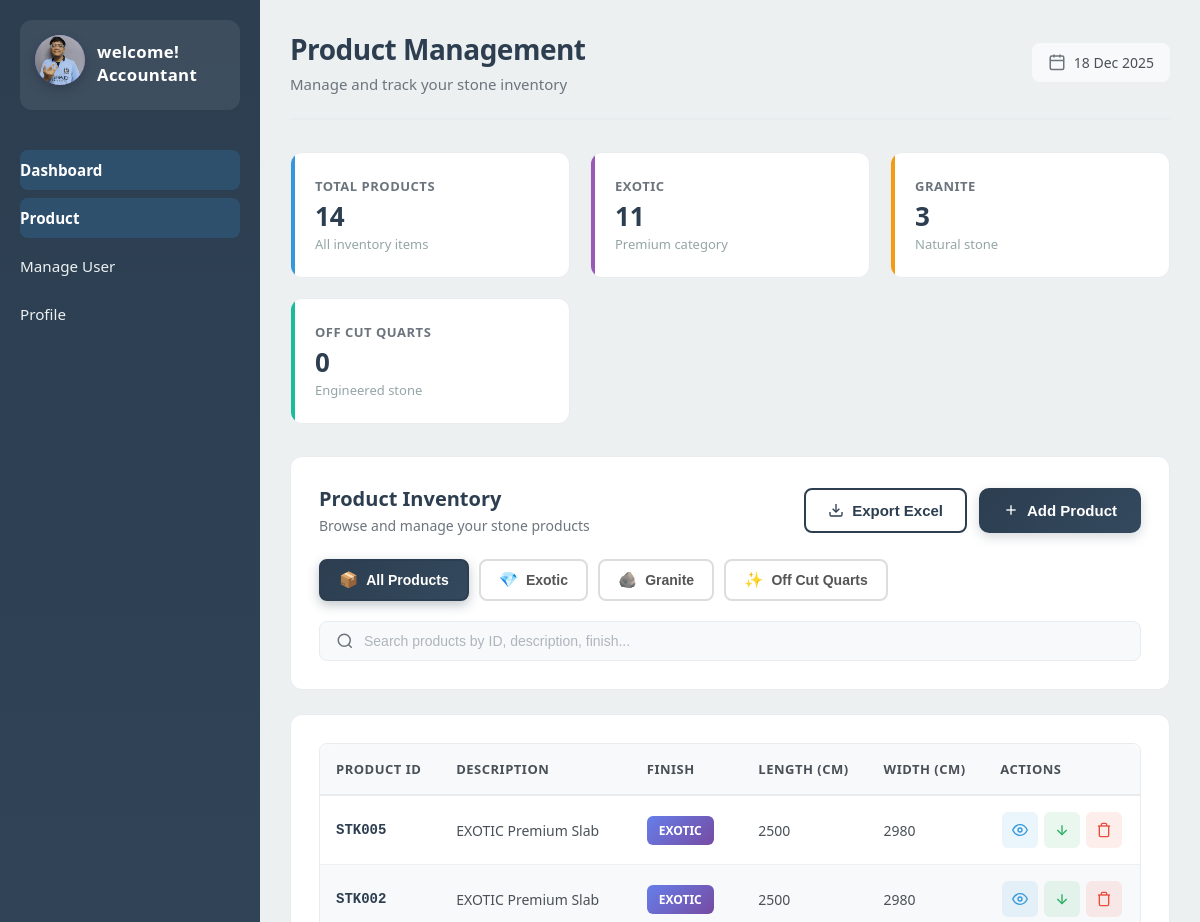
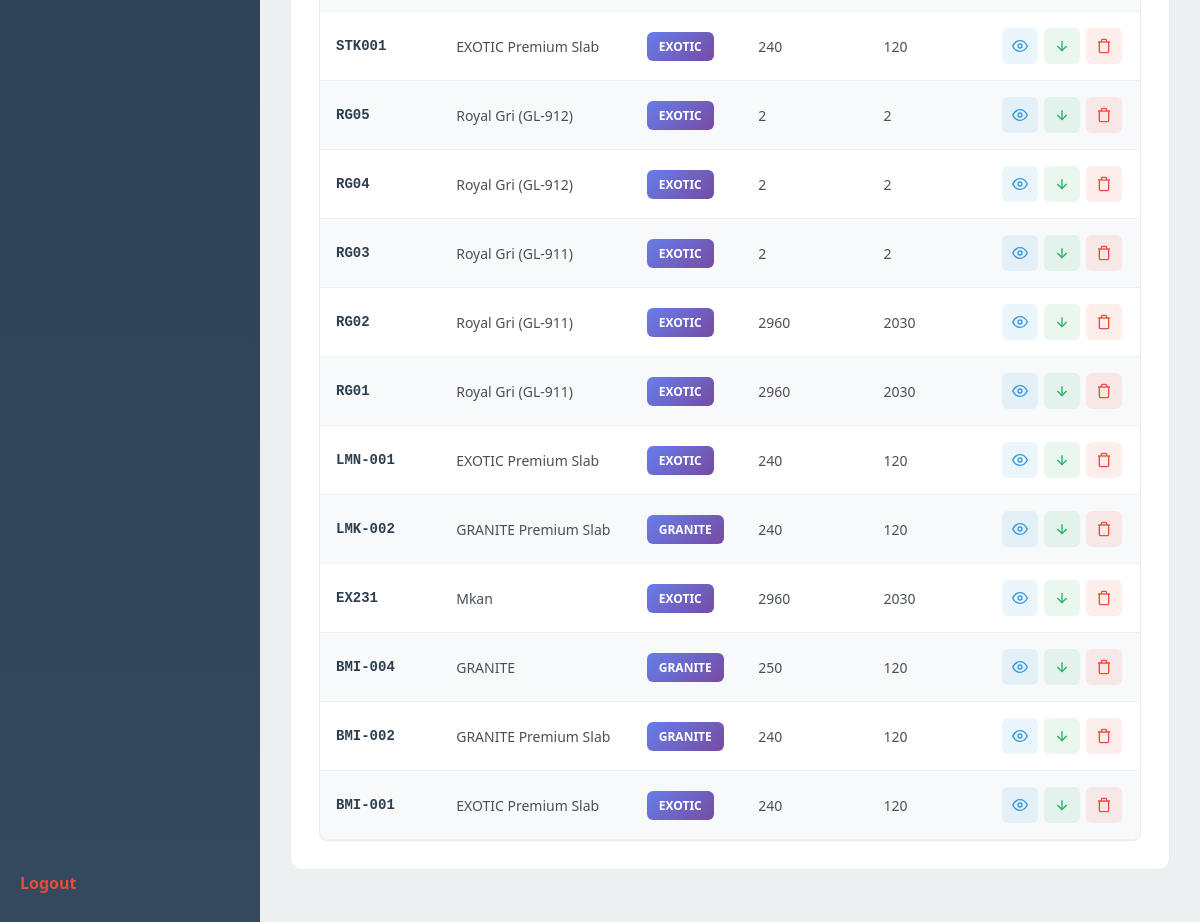
/accountant/product/index.php (signed in), run on the app's committed database (2 pictures, top to bottom).
### tables this page shows
CREATE TABLE `stock` (
  `id` int(11) NOT NULL,
  `stock_id` varchar(10) NOT NULL,
  `description` varchar(300) NOT NULL,
  `type_id` int(11) NOT NULL,
  `length` double NOT NULL,
  `width` double NOT NULL,
  `quantity` double NOT NULL,
  `total_area` double NOT NULL,
  `cost_per_m2` double NOT NULL,
  `total_amount` double NOT NULL,
  `image` varchar(900) NOT NULL,
  `status` int(11) NOT NULL,
  `created_at` timestamp NOT NULL DEFAULT current_timestamp(),
  `updated_at` timestamp NOT NULL DEFAULT current_timestamp() ON UPDATE current_timestamp()
);

CREATE TABLE `marble_type` (
  `type_id` int(11) NOT NULL,
  `code` varchar(10) NOT NULL,
  `name` varchar(300) NOT NULL,
  `finish_type` varchar(300) NOT NULL
);

### include/php/product/product.php (called while the page is built, shortened)
<?php
function getAllProducts($conn) {
    $sql = "
        SELECT p.*, f.name AS finish_name
        FROM stock p
        LEFT JOIN marble_type f ON p.type_id = f.type_id
        ORDER BY p.stock_id DESC
    ";
    return $conn->query($sql);
}

### accountant/product/index.php (the view, shortened to what this page needs)
<?php
  $nav = "../";
  $link = "../../include/";
  include($link."container/head.php");
  include($link."container/nav.php");
  require($link . "php/config.php");
  require_once($link . "php/product/product.php");
  $products = getAllProducts($conn);
  $category_counts = [
    'exotic' => 0,
    'granite' => 0,
    'quarts' => 0,
];
$products_array = [];
while ($row = $products->fetch_assoc()) {
    $products_array[] = $row;
    $cat = strtolower($row['finish_name']);
    if (isset($category_counts[$cat])) {
        $category_counts[$cat]++;
    }
}
$total_products = count($products_array);
?>
<div class="main">
  <div class="dashboard-header-pro">
    <div class="header-left">
      <h1 class="header-title-pro">Product Management</h1>
      <p class="header-subtitle-pro">Manage and track your stone inventory</p>
    </div>
    <div class="header-right">
      <div class="date-display">
        <svg width="18" height="18" viewBox="0 0 24 24" fill="none" stroke="currentColor" stroke-width="2">
          <rect x="3" y="4" width="18" height="18" rx="2" ry="2"></rect>
          <line x1="16" y1="2" x2="16" y2="6"></line>
          <line x1="8" y1="2" x2="8" y2="6"></line>
          <line x1="3" y1="10" x2="21" y2="10"></line>
        </svg>
        <span><?= date('d M Y') ?></span>
      </div>
    </div>
  </div>
  <div class="stats-grid">
    <div class="stat-card stat-primary">
        <div class="stat-content">
            <div class="stat-label">Total Products</div>
            <div class="stat-value"><?= $total_products ?></div>
            <div class="stat-info">All inventory items</div>
        </div>
    </div>
    <div class="stat-card stat-secondary">
        <div class="stat-content">
            <div class="stat-label">Exotic</div>
            <div class="stat-value"><?= $category_counts['exotic'] ?></div>
            <div class="stat-info">Premium category</div>
        </div>
    </div>
    <div class="stat-card stat-warning">
        <div class="stat-content">
            <div class="stat-label">Granite</div>
            <div class="stat-value"><?= $category_counts['granite'] ?></div>
            <div class="stat-info">Natural stone</div>
        </div>
    </div>
    <div class="stat-card stat-info">
        <div class="stat-content">
            <div class="stat-label">Off Cut Quarts</div>
            <div class="stat-value"><?= $category_counts['quarts'] ?></div>
            <div class="stat-info">Engineered stone</div>
        </div>
    </div>
</div>
  <div class="section-container">
    <div class="section-header-clean">
      <div>
        <h2 class="section-title-clean">Product Inventory</h2>
        <p class="section-desc">Browse and manage your stone products</p>
      </div>
      <div style="display: flex; gap: 12px; flex-wrap: wrap;">
        <button class="btn-export" onclick="window.location.href='export-excel.php'">
          <svg width="16" height="16" viewBox="0 0 24 24" fill="none" stroke="currentColor" stroke-width="2">
            <path d="M21 15v4a2 2 0 0 1-2 2H5a2 2 0 0 1-2-2v-4"></path>
            <polyline points="7 10 12 15 17 10"></polyline>
            <line x1="12" y1="15" x2="12" y2="3"></line>
          </svg>
          Export Excel
        </button>
        <button class="btn-add" onclick="openAddModal()">
          <svg width="16" height="16" viewBox="0 0 24 24" fill="none" stroke="currentColor" stroke-width="2">
            <line x1="12" y1="5" x2="12" y2="19"></line>
            <line x1="5" y1="12" x2="19" y2="12"></line>
          </svg>
          Add Product
        </button>
      </div>
    </div>
   <div class="category-tabs">
    <button class="tab-btn active" data-category="all">
      <span class="tab-icon">📦</span>
      All Products
    </button>
    <button class="tab-btn" data-category="exotic">
      <span class="tab-icon">💎</span>
        Exotic
    </button>
    <button class="tab-btn" data-category="granite">
      <span class="tab-icon">🪨</span>
      Granite
    </button>
    <button class="tab-btn" data-category="quarts">
      <span class="tab-icon">✨</span>
      Off Cut Quarts </button>
    </div>
    <div class="search-box-clean" style="margin-top: 20px;">
      <svg width="18" height="18" viewBox="0 0 24 24" fill="none" stroke="currentColor" stroke-width="2">
        <circle cx="11" cy="11" r="8"></circle>
        <path d="m21 21-4.35-4.35"></path>
      </svg>
      <input type="text" id="searchInput" placeholder="Search products by ID, description, finish..." />
    </div>
  </div>
  <div class="section-container">
    <div class="table-wrapper">
      <table class="data-table" id="productTable">
        <thead>
          <tr>
            <th>Product ID</th>
            <th>Description</th>
            <th>Finish</th>
            <th>Length (cm)</th>
            <th>Width (cm)</th>
            <th class="text-center">Actions</th>
          </tr>
        </thead>
        <tbody>
          <?php if (count($products_array) === 0): ?>
            <tr>
              <td colspan="6" class="empty-state-row">
                <div class="empty-state-content">
                  <div class="empty-icon">
                    <svg width="64" height="64" viewBox="0 0 24 24" fill="none" stroke="currentColor" stroke-width="1">
                      <rect x="3" y="3" width="18" height="18" rx="2" ry="2"></rect>
                      <line x1="9" y1="9" x2="15" y2="15"></line>
                      <line x1="15" y1="9" x2="9" y2="15"></line>
                    </svg>
                  </div>
                  <div class="empty-title">No products found</div>
                  <div class="empty-desc">Start by adding your first product to the inventory</div>
                </div>
              </td>
            </tr>
          <?php else: ?>
            <?php foreach ($products_array as $row): ?>
<tr class="data-row product-row" data-category="<?= strtolower($row['finish_name']); ?>">
    <td class="cell-id"><?= htmlspecialchars($row['stock_id']); ?></td>
    <td class="cell-text"><?= htmlspecialchars($row['description']); ?></td>
    <td>
        <span class="badge-type"><?= htmlspecialchars($row['finish_name']); ?></span>
    </td>
    <td class="cell-number"><?= htmlspecialchars($row['length']); ?></td>
    <td class="cell-number"><?= htmlspecialchars($row['width']); ?></td>
    <td>
        <div class="action-group">
            <button onclick="window.location.href='detail.php?id=<?= $row['id']; ?>'" class="action-btn action-view" title="View Details"> <svg width="16" height="16" viewBox="0 0 24 24" fill="none" stroke="currentColor" stroke-width="2"> <path d="M1 12s4-8 11-8 11 8 11 8-4 8-11 8-11-8-11-8z"></path> <circle cx="12" cy="12" r="3"></circle> </svg> </button>
            <button onclick="window.location.href='product-out.php?id=<?= $row['id']; ?>'" class="action-btn action-approve" title="Stock Out"> <svg width="16" height="16" viewBox="0 0 24 24" fill="none" stroke="currentColor" stroke-width="2"> <line x1="12" y1="5" x2="12" y2="19"></line> <polyline points="19 12 12 19 5 12"></polyline> </svg> </button>
            <button class="action-btn action-reject" onclick="if (confirm('Are you sure you want to delete this product?')) window.location.href='product-delete.php?id=<?= $row['id'] ?>';" title="Delete Product"> <svg width="16" height="16" viewBox="0 0 24 24" fill="none" stroke="currentColor" stroke-width="2"> <polyline points="3 6 5 6 21 6"></polyline> <path d="M19 6v14a2 2 0 0 1-2 2H7a2 2 0 0 1-2-2V6m3 0V4a2 2 0 0 1 2-2h4a2 2 0 0 1 2 2v2"></path> </svg> </button>
        </div>
    </td>
</tr>
<?php endforeach; ?>
          <?php endif; ?>
        </tbody>
      </table>
    </div>
  </div>
</div>
<?php
  include($link."container/footer.php");
?>

### include/container/head.php (shortened to what this page needs)
<!DOCTYPE html>
<html lang="id">
<head>
<link rel="stylesheet" href="<?= $link ?>css/accountant.css">
</head>
<body>

### include/container/nav.php (shortened to what this page needs)
<?php if (strtolower($_SESSION['role_name']) === 'accountant'): ?>
    <div class="sidebar" style="display:flex;flex-direction:column;height:100vh;padding:20px;box-sizing:border-box;">
        <div class="profile" style="margin-bottom:30px;">
            <div class="profile-img" style="width:50px;height:50px;border-radius:50%;overflow:hidden;margin-bottom:10px;">
                <img src="<?= $link ?>/upload/user/1764081370_WhatsApp Image 2024-09-10 at 23.52.40_da6b03f3.jpg" alt="Profile" style="width:100%;height:100%;object-fit:cover;">
            </div>
            <div class="profile-info">
                <div class="profile-name" style="font-weight:600;"><p>welcome! <br> <?= $_SESSION['username'] ?></p></div>
            </div>
        </div>
        <nav style="flex-grow:1;">
            <a href="<?= $nav ?>index.php" class="<?= (basename($_SERVER['PHP_SELF']) == 'index.php' && !isset($_GET['page'])) ? 'active' : '' ?>" style="display:block;padding:10px 0;">Dashboard</a>
            <a href="<?= $nav ?>product/index.php" class="<?= (strpos($_SERVER['PHP_SELF'], 'product') !== false) ? 'active' : '' ?>" style="display:block;padding:10px 0;">Product</a>
            <a href="<?= $nav ?>user/index.php" class="<?= (strpos($_SERVER['PHP_SELF'], 'user') !== false) ? 'active' : '' ?>" style="display:block;padding:10px 0;">Manage User</a>
            <a href="<?= $nav ?>profile/index.php" class="<?= (strpos($_SERVER['PHP_SELF'], 'profile') !== false) ? 'active' : '' ?>" style="display:block;padding:10px 0;">Profile</a>
        </nav>
        <div style="margin-top:auto;">
            <a href="<?= $nav ?>logout.php" style="display:block;padding:10px 0;color:#e74c3c;font-weight:600;text-decoration:none;">Logout</a>
        </div>
    </div>
<?php endif; ?>

### include/container/footer.php
</body>
</html>

### data on the page
stock: stock "STK005", description "EXOTIC Premium Slab", type.name "EXOTIC", length "2500", width "2980"
stock: stock "STK002", description "EXOTIC Premium Slab", type.name "EXOTIC", length "2500", width "2980"
stock: stock "STK001", description "EXOTIC Premium Slab", type.name "EXOTIC", length "240", width "120"
stock: stock "RG05", description "Royal Gri (GL-912)", type.name "EXOTIC", length "2", width "2"
stock: stock "RG04", description "Royal Gri (GL-912)", type.name "EXOTIC", length "2", width "2"
stock: stock "RG03", description "Royal Gri (GL-911)", type.name "EXOTIC", length "2", width "2"
stock: stock "RG02", description "Royal Gri (GL-911)", type.name "EXOTIC", length "2960", width "2030"
stock: stock "RG01", description "Royal Gri (GL-911)", type.name "EXOTIC", length "2960", width "2030"
stock: stock "LMN-001", description "EXOTIC Premium Slab", type.name "EXOTIC", length "240", width "120"
stock: stock "LMK-002", description "GRANITE Premium Slab", type.name "GRANITE", length "240", width "120"
stock: stock "EX231", description "Mkan", type.name "EXOTIC", length "2960", width "2030"
stock: stock "BMI-004", description "GRANITE", type.name "GRANITE", length "250", width "120"
stock: stock "BMI-002", description "GRANITE Premium Slab", type.name "GRANITE", length "240", width "120"
stock: stock "BMI-001", description "EXOTIC Premium Slab", type.name "EXOTIC", length "240", width "120"

### other printed values
$_SESSION['username'] "Accountant"
$total_products "14"
$category_counts['exotic'] "11"
$category_counts['granite'] "3"
$category_counts['quarts'] "0"
